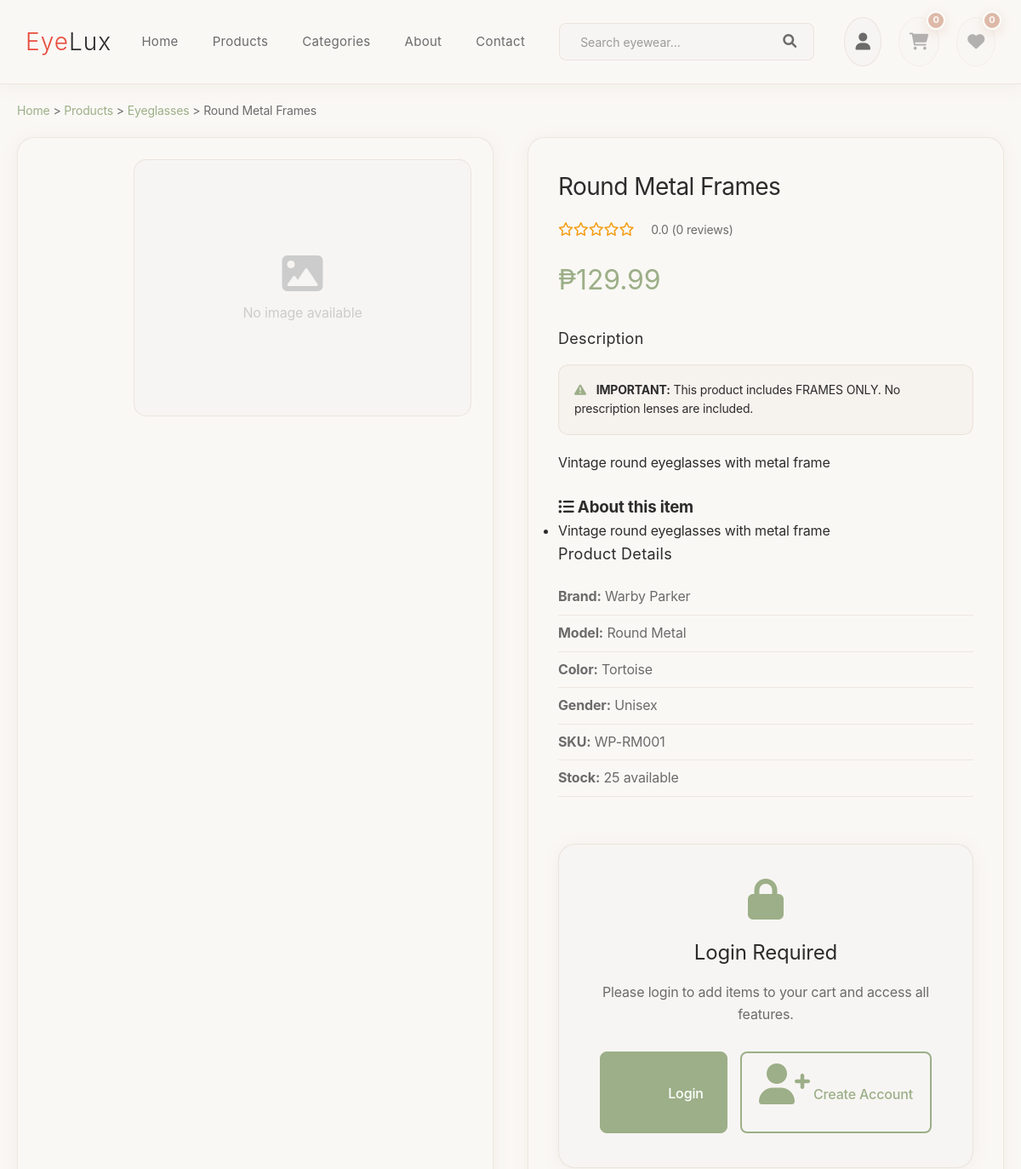
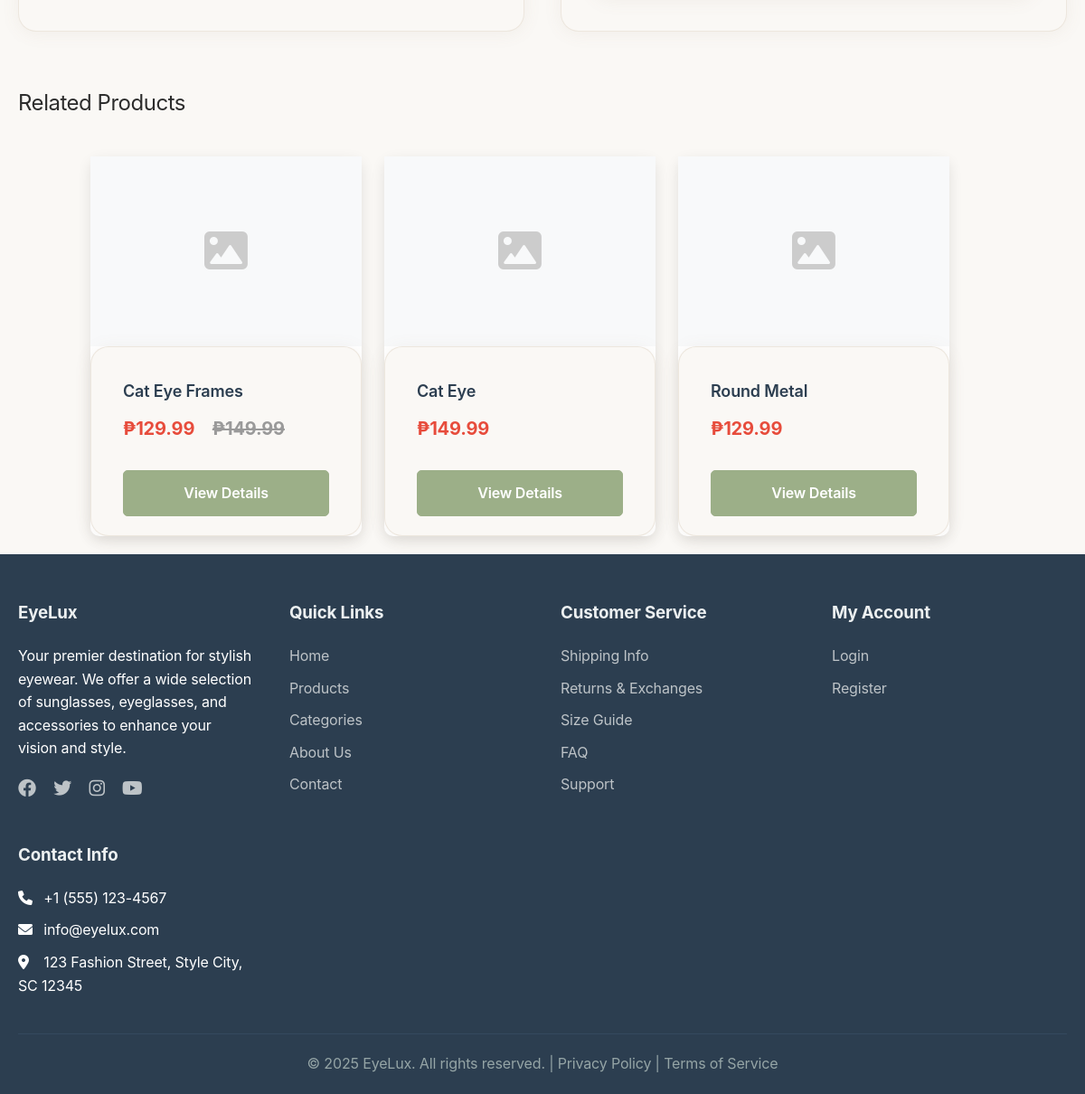
The page /product.php?id=10 on the database its author committed (2 pictures, top to bottom).
### tables this page shows
CREATE TABLE `products` (
  `product_id` int(11) NOT NULL AUTO_INCREMENT,
  `category_id` int(11) DEFAULT NULL,
  `product_name` varchar(255) NOT NULL,
  `description` text DEFAULT NULL,
  `price` decimal(10,2) NOT NULL,
  `sale_price` decimal(10,2) DEFAULT NULL,
  `stock_quantity` int(11) DEFAULT 0,
  `sku` varchar(50) DEFAULT NULL,
  `brand` varchar(100) DEFAULT NULL,
  `model` varchar(100) DEFAULT NULL,
  `color` varchar(50) DEFAULT NULL,
  `size` varchar(20) DEFAULT NULL,
  `material` varchar(100) DEFAULT NULL,
  `gender` enum('unisex','men','women','kids') DEFAULT NULL,
  `image_url` varchar(255) DEFAULT NULL,
  `additional_images` longtext DEFAULT NULL CHECK (json_valid(`additional_images`)),
  `specifications` longtext DEFAULT NULL CHECK (json_valid(`specifications`)),
  `is_featured` tinyint(1) DEFAULT 0,
  `is_new_arrival` tinyint(1) DEFAULT 0,
  `rating` decimal(3,2) DEFAULT 0.00,
  `review_count` int(11) DEFAULT 0,
  `sales_count` int(11) DEFAULT 0,
  `created_at` timestamp NOT NULL DEFAULT current_timestamp(),
  `updated_at` timestamp NOT NULL DEFAULT current_timestamp() ON UPDATE current_timestamp(),
  `is_active` tinyint(1) DEFAULT 1,
  PRIMARY KEY (`product_id`),
  UNIQUE KEY `sku` (`sku`),
  KEY `idx_products_category` (`category_id`),
  KEY `idx_products_featured` (`is_featured`),
  KEY `idx_products_price` (`price`),
  KEY `idx_products_new_arrival` (`is_new_arrival`),
  KEY `idx_products_rating` (`rating`),
  KEY `idx_products_active` (`is_active`),
  CONSTRAINT `products_ibfk_1` FOREIGN KEY (`category_id`) REFERENCES `categories` (`category_id`)
);

CREATE TABLE `categories` (
  `category_id` int(11) NOT NULL AUTO_INCREMENT,
  `category_name` varchar(100) NOT NULL,
  `description` text DEFAULT NULL,
  `image_url` varchar(255) DEFAULT NULL,
  `created_at` timestamp NOT NULL DEFAULT current_timestamp(),
  `is_active` tinyint(1) DEFAULT 1,
  PRIMARY KEY (`category_id`)
);

### includes/database.php (called while the page is built, shortened)
<?php
class Database {
    private static $instance = null;
    private $pdo;
    private function __construct() {
        try {
            $dsn = "mysql:host=" . DB_HOST . ";dbname=" . DB_NAME . ";charset=utf8mb4";
            $this->pdo = new PDO($dsn, DB_USER, DB_PASS);
            $this->pdo->setAttribute(PDO::ATTR_ERRMODE, PDO::ERRMODE_EXCEPTION);
            $this->pdo->setAttribute(PDO::ATTR_DEFAULT_FETCH_MODE, PDO::FETCH_ASSOC);
            $this->pdo->setAttribute(PDO::ATTR_EMULATE_PREPARES, false);
        } catch (PDOException $e) {
            die("Database connection failed: " . $e->getMessage());
        }
    }
    public static function getInstance() {
        if (self::$instance === null) {
            self::$instance = new self();
        }
        return self::$instance;
    }
    public function query($sql, $params = []) {
        try {
            $stmt = $this->pdo->prepare($sql);
            $stmt->execute($params);
            return $stmt;
        } catch (PDOException $e) {
            throw new Exception("Database query failed: " . $e->getMessage());
        }
    }
    public function fetchOne($sql, $params = []) {
        $stmt = $this->query($sql, $params);
        return $stmt->fetch();
    }
    public function fetchAll($sql, $params = []) {
        $stmt = $this->query($sql, $params);
        return $stmt->fetchAll();
    }
}
?>

### includes/functions.php (called while the page is built, shortened)
<?php
require_once 'includes/database.php';
function formatPrice($price) {
    return '₱' . number_format($price, 2);
}
function getProductById($product_id) {
    $db = Database::getInstance();
    return $db->fetchOne("SELECT p.*, c.category_name FROM products p
                         LEFT JOIN categories c ON p.category_id = c.category_id
                         WHERE p.product_id = ? AND p.is_active = 1", [$product_id]);
}
function isLoggedIn() {
    return isset($_SESSION['user_id']) && !empty($_SESSION['user_id']);
}
?>

### product.php (the view, shortened to what this page needs)
<?php
require_once 'includes/header.php';
$product_id = (int)($_GET['id'] ?? 0);
$product = getProductById($product_id);
$db = Database::getInstance();
$related_products = $db->fetchAll(
    "SELECT * FROM products WHERE category_id = ? AND product_id != ? AND is_active = 1 ORDER BY RAND() LIMIT 4",
    [$product['category_id'], $product_id]
);
$avg_rating = $db->fetchOne(
    "SELECT AVG(rating) as avg_rating, COUNT(*) as review_count FROM reviews WHERE product_id = ?",
    [$product_id]
);
?>
<main>
    <div class="container">
        <div class="product-detail-page">
            <nav class="breadcrumb">
                <a href="index.php">Home</a> >
                <a href="products.php">Products</a> >
                <a href="products.php?category=<?php echo $product['category_id']; ?>"><?php echo htmlspecialchars($product['category_name']); ?></a> >
                <span><?php echo htmlspecialchars($product['product_name']); ?></span>
            </nav>
            <div class="product-detail-layout">
                <div class="product-images">
                    <div class="images-layout">
                        <?php
                        $allThumbs = [];
                        ?>
                        <div class="main-image zoomable" id="main-image-container">
                            <?php if ($product['image_url']): ?>
                                <img src="<?php echo htmlspecialchars($product['image_url']); ?>"
                                     alt="<?php echo htmlspecialchars($product['product_name']); ?>"
                                     id="main-product-image">
                                <div class="main-view-badge" id="main-view-badge"><?php echo htmlspecialchars($allThumbs[0]['label'] ?? ''); ?></div>
                            <?php else: ?>
                                <div class="no-image">
                                    <i class="fas fa-image"></i>
                                    <p>No image available</p>
                                </div>
                            <?php endif; ?>
                        </div>
                    </div>
                </div>
                <div class="product-info">
                    <h1 class="product-title"><?php echo htmlspecialchars($product['product_name']); ?></h1>
                    <div class="product-rating">
                        <div class="stars">
                            <?php
                            $rating = $avg_rating['avg_rating'] ?? 0;
                            for ($i = 1; $i <= 5; $i++) {
                                if ($i <= $rating) {
                                    echo '<i class="fas fa-star"></i>';
                                } elseif ($i - 0.5 <= $rating) {
                                    echo '<i class="fas fa-star-half-alt"></i>';
                                } else {
                                    echo '<i class="far fa-star"></i>';
                                }
                            }
                            ?>
                        </div>
                        <span class="rating-text">
                            <?php echo number_format($rating, 1); ?>
                            (<?php echo $avg_rating['review_count'] ?? 0; ?> reviews)
                        </span>
                    </div>
                    <div class="product-price">
                        <?php if ($product['sale_price'] && $product['sale_price'] < $product['price']): ?>
                            <span class="current-price"><?php echo formatPrice($product['sale_price']); ?></span>
                            <span class="original-price"><?php echo formatPrice($product['price']); ?></span>
                            <span class="discount">Save <?php echo calculateDiscountPercentage($product['price'], $product['sale_price']); ?>%</span>
                        <?php else: ?>
                            <span class="current-price"><?php echo formatPrice($product['price']); ?></span>
                        <?php endif; ?>
                    </div>
                    <div class="product-description">
                        <h3>Description</h3>
                        <div class="frames-only-notice">
                            <i class="fas fa-exclamation-triangle"></i>
                            <strong>IMPORTANT:</strong> This product includes FRAMES ONLY. No prescription lenses are included.
                        </div>
                        <p><?php echo nl2br(htmlspecialchars($product['description'])); ?></p>
                    </div>
                    <?php
                        $rawDesc = trim((string)($product['description'] ?? ''));
                        $points = [];
                        if ($rawDesc !== '') {
                            $parts = preg_split("/(\r?\n|\.\s+|•|\-|\x{2022})/u", $rawDesc);
                            if (is_array($parts)) foreach ($parts as $part) {
                                $part = trim($part);
                                if (strlen($part) >= 8) { $points[] = $part; }
                            }
                        }
                    ?>
                    <section class="about-item">
                        <h3><i class="fas fa-list-ul"></i> About this item</h3>
                        <ul class="about-list">
                            <?php foreach ($points as $pt): ?>
                                <li><?php echo htmlspecialchars($pt); ?></li>
                            <?php endforeach; ?>
                        </ul>
                    </section>
                    <div class="product-details">
                        <h3>Product Details</h3>
                        <ul>
                            <?php if ($product['brand']): ?>
                                <li><strong>Brand:</strong> <?php echo htmlspecialchars($product['brand']); ?></li>
                            <?php endif; ?>
                            <?php if ($product['model']): ?>
                                <li><strong>Model:</strong> <?php echo htmlspecialchars($product['model']); ?></li>
                            <?php endif; ?>
                            <?php if ($product['color']): ?>
                                <li><strong>Color:</strong> <?php echo htmlspecialchars($product['color']); ?></li>
                            <?php endif; ?>
                            <?php if ($product['gender']): ?>
                                <li><strong>Gender:</strong> <?php echo ucfirst($product['gender']); ?></li>
                            <?php endif; ?>
                            <li><strong>SKU:</strong> <?php echo htmlspecialchars($product['sku'] ?? 'N/A'); ?></li>
                            <li><strong>Stock:</strong> <?php echo $product['stock_quantity']; ?> available</li>
                        </ul>
                    </div>
                    <?php if ($product['stock_quantity'] > 0): ?>
                        <?php if (isLoggedIn()): ?>
                        <div class="add-to-cart-form">
                            <div class="quantity-selector">
                                <label for="quantity">Quantity:</label>
                                <div class="quantity-controls">
                                    <button type="button" onclick="decreaseQuantity()">-</button>
                                    <input type="number" id="quantity" name="quantity" value="1" min="1" max="<?php echo $product['stock_quantity']; ?>">
                                    <button type="button" onclick="increaseQuantity()">+</button>
                                </div>
                            </div>
                            <button type="button" class="btn btn-primary add-to-cart-btn" onclick="addToCartAjax(<?php echo $product_id; ?>, document.getElementById('quantity').value)">
                                <i class="fas fa-shopping-cart"></i> Add to Cart
                            </button>
                            <button type="button" class="btn btn-outline wishlist-btn" onclick="addToWishlistAjax(<?php echo $product_id; ?>)">
                                <i class="fas fa-heart"></i> Add to Wishlist
                            </button>
                        </div>
                        <?php else: ?>
                        <div class="login-required">
                            <div class="login-prompt">
                                <i class="fas fa-lock"></i>
                                <h3>Login Required</h3>
                                <p>Please login to add items to your cart and access all features.</p>
                                <div class="login-actions">
                                    <a href="login.php?redirect=product.php?id=<?php echo $product_id; ?>" class="btn btn-primary">
                                        <i class="fas fa-sign-in-alt"></i> Login
                                    </a>
                                    <a href="register.php" class="btn btn-outline">
                                        <i class="fas fa-user-plus"></i> Create Account
                                    </a>
                                </div>
                            </div>
                        </div>
                        <?php endif; ?>
                    <?php endif; ?>
                </div>
            </div>
            <?php if (!empty($related_products)): ?>
            <section class="related-products">
                <h2>Related Products</h2>
                <div class="product-grid">
                    <?php foreach ($related_products as $related): ?>
                    <div class="product-card">
                        <div class="product-image">
                            <a href="product.php?id=<?php echo $related['product_id']; ?>">
                                <?php if ($related['image_url']): ?>
                                    <img src="<?php echo htmlspecialchars($related['image_url']); ?>"
                                         alt="<?php echo htmlspecialchars($related['product_name']); ?>">
                                <?php else: ?>
                                    <i class="fas fa-image" style="font-size: 48px; color: #ccc;"></i>
                                <?php endif; ?>
                            </a>
                        </div>
                        <div class="product-info">
                            <h3 class="product-name">
                                <a href="product.php?id=<?php echo $related['product_id']; ?>">
                                    <?php echo htmlspecialchars($related['product_name']); ?>
                                </a>
                            </h3>
                            <div class="product-price">
                                <?php if ($related['sale_price'] && $related['sale_price'] < $related['price']): ?>
                                    <span class="sale-price"><?php echo formatPrice($related['sale_price']); ?></span>
                                    <span class="original-price"><?php echo formatPrice($related['price']); ?></span>
                                <?php else: ?>
                                    <?php echo formatPrice($related['price']); ?>
                                <?php endif; ?>
                            </div>
                            <a href="product.php?id=<?php echo $related['product_id']; ?>"
                               class="btn btn-primary">View Details</a>
                        </div>
                    </div>
                    <?php endforeach; ?>
                </div>
            </section>
            <?php endif; ?>
        </div>
    </div>
</main>
<?php require_once 'includes/footer.php'; ?>

### rows shown on the page
products: category.category_name "Eyeglasses", product_name "Round Metal Frames", price "₱129.99", description "Vintage round eyeglasses with metal frame", brand "Warby Parker", model "Round Metal", color "Tortoise", gender "Unisex", sku "WP-RM001", stock_quantity "25"
products: product_name "Cat Eye Frames", sale_price "₱129.99", price "₱149.99"
products: product_name "Cat Eye", price "₱149.99"
products: product_name "Round Metal", price "₱129.99"

### other values the page prints
$rating "0.0"
$avg_rating['review_count'] "0"
$pt "Vintage round eyeglasses with metal frame"
